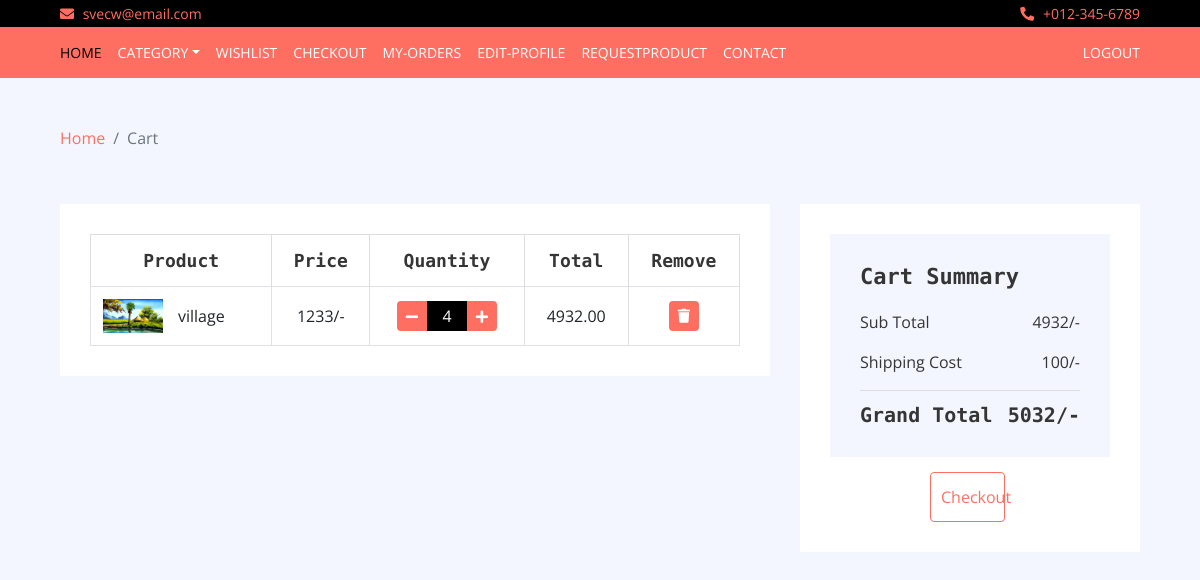
Before: /Toys/cart/ (signed in) with the older database file.
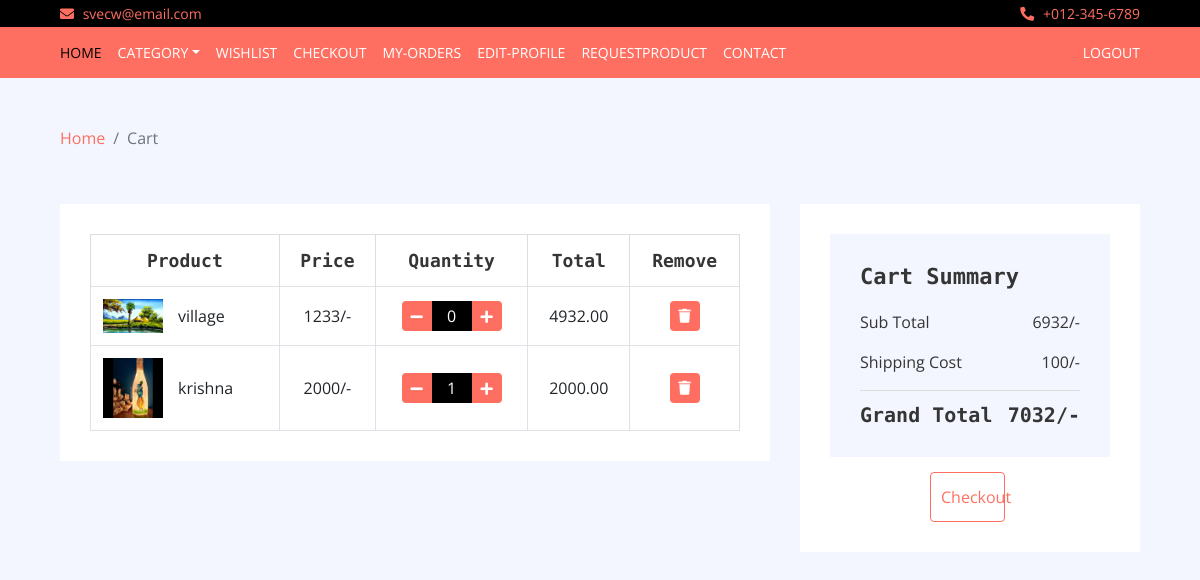
After: the same page with the newer database file.
### Toys/models.py (models this page shows, shortened)
class Cart(models.Model):
    product = models.ForeignKey(Product, on_delete=models.CASCADE, default=None)
    customer = models.ForeignKey(Customer, on_delete=models.SET_NULL, blank=True, null=True)
    quantity = models.IntegerField(default=1,null=False)
    total = models.DecimalField(max_digits = 100,decimal_places = 2,default=0.00)
    flag = models.BooleanField(default=True)

class Product(models.Model):
	Name=models.CharField(max_length=20,unique=True)
	Image = models.ImageField(upload_to='images/',unique=True)
	Price=models.IntegerField()
	Category=models.CharField(choices = CATEGORY_CHOICES, max_length=20)
	Description = models.TextField()
	Quantity = models.IntegerField()

### Toys/views.py (the view)
# urls.py: path('cart/',views.cart,name='cart'),
def cart(req):
	if req.user.is_authenticated:
		data=Cart.objects.filter(customer=req.user,flag=True)
		if not data:
			sum1=0
			sum2=0
			msg = "No products are added to Cart"
			return render(req,'cart.html',{'sum1':sum1,'sum2':sum2,'msg':msg})
		sum1 = Cart.objects.filter(customer=req.user).aggregate(Sum('total'))
		return render(req,'cart.html',{'data':data,'sum1':sum1['total__sum'],'sum2':sum1['total__sum']+100,'ad':False})
	return redirect('login')

### Toys/templates/cart.html (shortened to what the changed rows need)
{% load static %}
<!DOCTYPE html>
<html lang="en">
    <head>
        <link href="https://stackpath.bootstrapcdn.com/bootstrap/4.4.1/css/bootstrap.min.css" rel="stylesheet">
        <link href="https://cdnjs.cloudflare.com/ajax/libs/font-awesome/5.10.0/css/all.min.css" rel="stylesheet">
        <link href="{% static 'lib/slick/slick.css' %}" rel="stylesheet">
        <link href="{% static 'lib/slick/slick-theme.css' %}" rel="stylesheet">
        {% load static %}
        <link href="{% static 'style.css' %}" rel="stylesheet" type="text/css">
           </head>
    </head>
    <body>
        <br>
        <br>
        <br>
        <div class="cart-page">
            <div class="container-fluid">
                <div class="row">
                    <div class="col-lg-8">
                        <div class="cart-page-inner">
                            <div class="table-responsive">
                                <table class="table table-bordered">
                                    <thead class="thead-dark">
                                        {%if not msg%}
                                        <tr>
                                            <th>Product</th>
                                            <th>Price</th>
                                            <th>Quantity</th>
                                            <th>Total</th>
                                            <th>Remove</th>
                                        </tr>
                                        {%endif%}
                                    </thead>
                                    <tbody class="align-middle">
                                        {% for prod in data %}
                                        <tr>
                                            <td>
                                                <div class="img">
                                                    <img src="{{ prod.product.Image.url }}" alt="Image">
                                                    <p> {{prod.product.Name}} </p>
                                                </div>
                                            </td>
                                            <td> {{prod.product.Price}}/- </td>
                                            <td>
                                                <div class="qty">
                                                    <a href="{% url 'cartDel' prod.product.id %}"><button class="btn-minus"><i class="fa fa-minus"></i></button></a>
                                                    {% if prod.quantity >= prod.product.Quantity %}
                                                    <input type="text" value="{{prod.product.Quantity}}" disabled >
                                                        <button type = "button" class="btn-plus" disabled><i class="fa fa-plus" disabled></i></button >
                                                    {% else %}
                                                        <input type="text" value="{{prod.quantity}}"> <a href="{% url 'cartAdd' prod.product.id %}">
                                                        <button class="btn-plus"><i class="fa fa-plus"></i></button >
                                                        {%endif%}</a>
                                                </div>
                                            </td>
                                            <td> {{prod.total}} </td>
                                            <td><a href="{% url 'remove' prod.product.id %}"><button><i class="fa fa-trash"></i></button></a></td>
                                        </tr>
                                                                               {%endfor%}
                                    </tbody>
                                </table>
                            </div>
                        </div>
                    </div>
                    <div class="col-lg-4">
                        <div class="cart-page-inner">
                            <div class="row">
                                <div class="col-md-12">
                                    <div class="cart-summary">
                                        <div class="cart-content">
                                            <h1>Cart Summary</h1>
                                            <p>Sub Total<span>{{ sum1 }}/-</span></p>
                                            <h2>Grand Total<span>{{ sum2 }}/-</span></h2>
                                        </div>
                                    </div>
                                </div>
                            </div>
                        </div>
                    </div>
                </div>
            </div>
        </div>
    </body>
</html>

Changed rows visible on the page:
changed through a linked row, Cart "village": product.Quantity "4" → "0"
added Cart: product.Image (picture), product.Name "krishna", product.Price "2000", quantity "1", total "2000.00"
Other visible differences:
{{ sum1 }}: "4932" → "6932"
{{ sum2 }}: "5032" → "7032"
